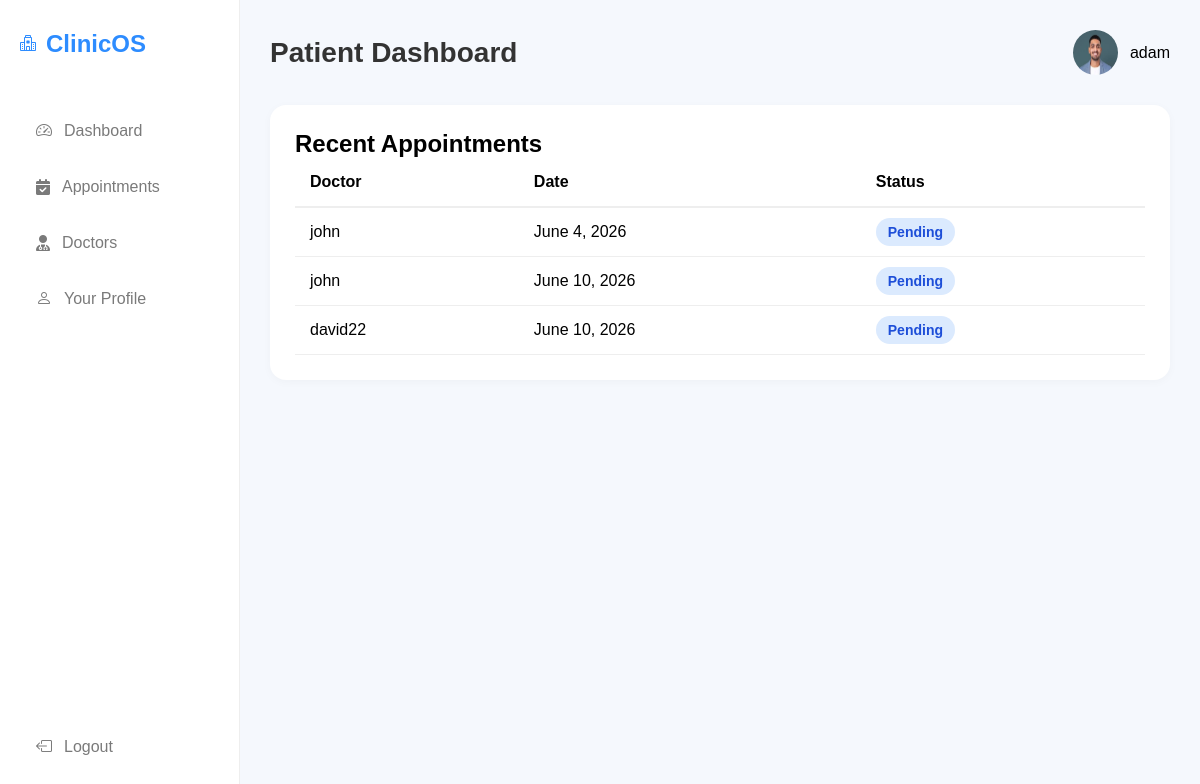
The app's page /patient/ (signed in), older data.
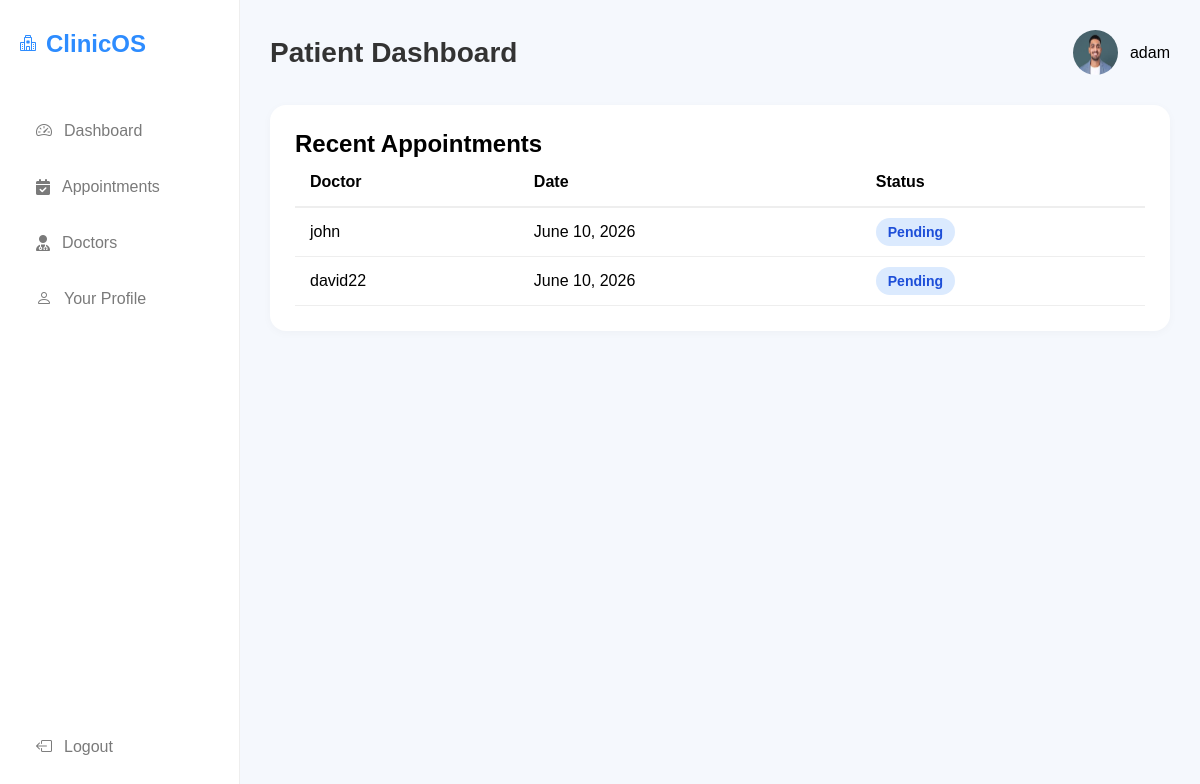
The same page, newer data.
### managementsystem/models.py (models this page shows, shortened)
class Appointment(models.Model):
    doctor = models.ForeignKey(Doctor, on_delete=models.CASCADE)
    patient = models.ForeignKey(Patient, on_delete=models.CASCADE)
    appointment_date = models.DateField(default=timezone.now)
    appointment_time = models.TimeField(null=True,blank=True)
    reason = models.TextField(blank=True)
    STATUS_CHOICES = [('Pending', 'Pending'),('Completed', 'Completed'),]
    status = models.CharField(max_length=20,choices=STATUS_CHOICES,default='Pending')
    notes = models.TextField(blank=True)

class Doctor(models.Model):
    user = models.OneToOneField(CustomUser,on_delete=models.CASCADE)
    phone = models.CharField(max_length=15, blank=True, null=True)
    department = models.CharField(max_length=100)
    education = models.TextField(default='MBBS')
    photo = models.ImageField(upload_to='doctors',default='default/default.png')
    def __str__(self):
        return self.user.username

class CustomUser(AbstractUser):
    ROLE_CHOICES = (
        ('admin', 'Admin'),
        ('doctor', 'Doctor'),
        ('patient', 'Patient'),
    )
    role = models.CharField(max_length=20, choices=ROLE_CHOICES,default='patient')

### managementsystem/views/patient_views.py (the view)
# urls.py: path('patient/',patient_dashboard,name='patient_dashboard'),
@login_required
def patient_dashboard(request):
    patient = Patient.objects.filter(user=request.user)
    appointments = Appointment.objects.filter(patient=request.user.patient)
    return render(request,'patient/dashboard.html',{'patient':patient,'appointments':appointments})

### managementsystem/templates/patient/dashboard.html (shortened to what this page needs)
{% extends 'patient/base.html' %}
{%load static%}
{%block header%}Patient Dashboard{%endblock%}
{%block profile%}
        <div class="profile">
            <img src="{{request.user.patient.photo.url}}" alt=""style="width:45px;height:45px;border-radius:50%;">
            <span>{{request.user.username}}</span>
        </div>
{%endblock%}
{%block content%}
<h2>Recent Appointments</h2>
            <table>
                <thead>
                    <tr>
                        <th>Doctor</th>
                        <th>Date</th>
                        <th>Status</th>
                    </tr>
                </thead>
                <tbody>
                    {% for appointment in appointments %}
                    <tr>
                        <td>{{ appointment.doctor }}</td>
                        <td>{{ appointment.appointment_date }}</td>
                        <td>
                            {% if appointment.completed %}
                                <span class="status completed">
                                    Completed
                                </span>
                            {% else %}
                                <span class="status scheduled">
                                    Pending
                                </span>
                            {% endif %}
                        </td>
                    </tr>
                    {% empty %}
                    <tr>
                        <td colspan="3">No appointments found.</td>
                    </tr>
                    {% endfor %}
                </tbody>
            </table>
{%endblock%}

Row changes from the older to the newer data that the page shows:
removed Appointment: doctor "john", appointment_date "June 4, 2026"
